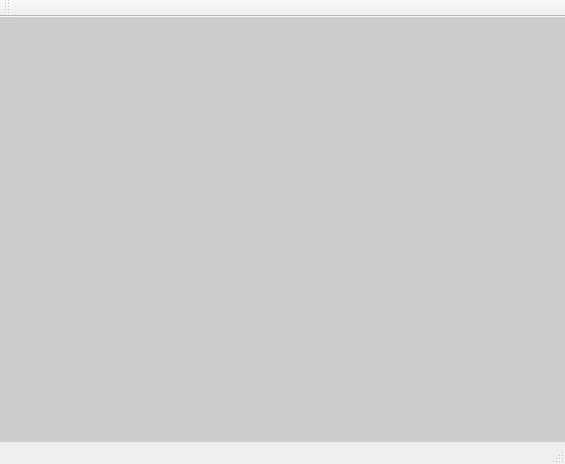
<?xml version="1.0" encoding="UTF-8"?>
<ui version="4.0">
 <class>MainWindow</class>
 <widget class="QMainWindow" name="MainWindow">
  <property name="geometry">
   <rect>
    <x>0</x>
    <y>0</y>
    <width>565</width>
    <height>464</height>
   </rect>
  </property>
  <property name="windowTitle">
   <string>MainWindow</string>
  </property>
  <widget class="QWidget" name="centralWidget">
   <property name="styleSheet">
    <string notr="true">#centralWidget{background-color:#ccc;}
#centralWidget:hover{background-color:#999;}
#centralWidget:pressed{background-color:#666;}</string>
   </property>
   <widget class="QWidget" name="widget" native="true">
    <property name="geometry">
     <rect>
      <x>110</x>
      <y>70</y>
      <width>131</width>
      <height>211</height>
     </rect>
    </property>
   </widget>
   <widget class="QWidget" name="widget_2" native="true">
    <property name="geometry">
     <rect>
      <x>310</x>
      <y>80</y>
      <width>120</width>
      <height>201</height>
     </rect>
    </property>
    <property name="styleSheet">
     <string notr="true">#widget_2{background-color:#ccc;}
#widget_2:hover{background-color:#999;}
#widget_2:pressed{background-color:#666;}</string>
    </property>
   </widget>
  </widget>
  <widget class="QMenuBar" name="menuBar">
   <property name="geometry">
    <rect>
     <x>0</x>
     <y>0</y>
     <width>565</width>
     <height>22</height>
    </rect>
   </property>
  </widget>
  <widget class="QToolBar" name="mainToolBar">
   <attribute name="toolBarArea">
    <enum>TopToolBarArea</enum>
   </attribute>
   <attribute name="toolBarBreak">
    <bool>false</bool>
   </attribute>
  </widget>
  <widget class="QStatusBar" name="statusBar"/>
 </widget>
 <layoutdefault spacing="6" margin="11"/>
 <resources/>
 <connections/>
</ui>
